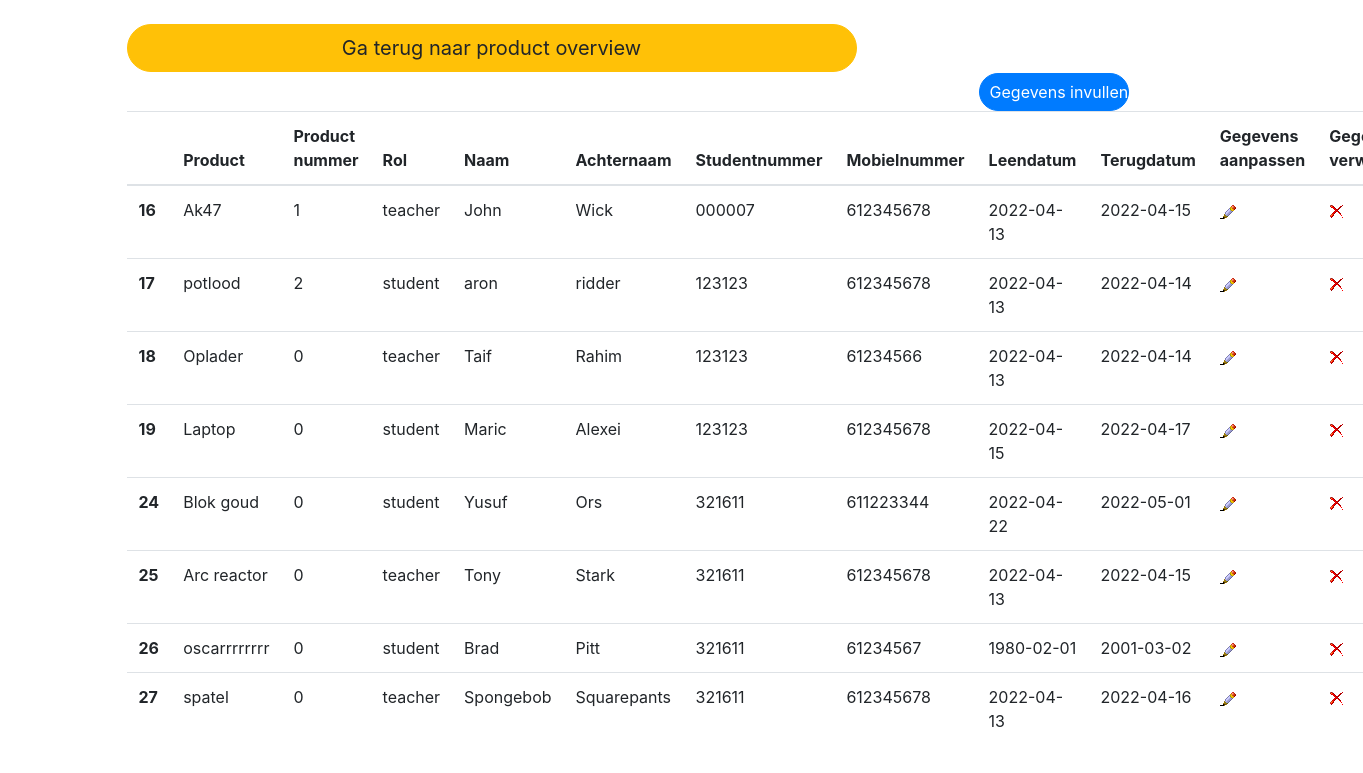
The page /lendoutread.php on the database its author committed.
### tables this page shows
CREATE TABLE IF NOT EXISTS `lendoutinfo` (
  `id` int(255) NOT NULL,
  `product` varchar(200) NOT NULL,
  `nummer` varchar(16) NOT NULL,
  `role` enum('teacher','student') NOT NULL,
  `naam` varchar(50) NOT NULL,
  `achternaam` varchar(50) NOT NULL,
  `studentnummer` varchar(20) NOT NULL,
  `mobielnummer` int(15) NOT NULL,
  `leendatum` date NOT NULL,
  `terugdatum` date NOT NULL,
  PRIMARY KEY (`id`)
);

### lendoutread.php (the view, shortened to what this page needs)
<?php
include("./connect_db.php");
$sql = ("SELECT * FROM `lendoutinfo`");
$result =mysqli_query($conn, $sql);
$records = "";
while ($record = mysqli_fetch_assoc($result)) {
    $records .= "<tr>
                <th scope='row'>" . $record["id"] . "</th>
                <td>" . $record["product"] ."</td/>
                <td>" . $record["nummer"] ."</td/>
                <td>" . $record["role"] . "</td>
                <td>" . $record["naam"] . "</td>
                <td>" . $record["achternaam"] ."</td/>
                <td>" . $record["studentnummer"] ."</td/>
                <td>" . $record["mobielnummer"] ."</td/>
                <td>" . $record["leendatum"] ."</td/>
                <td>" . $record["terugdatum"] ."</td/>
                <td>
                    <a href='./lendoutinfoupdate.php?id=" . $record["id"]  . "'>
                        <img src='./img/b_edit.png' alt='pencil'>
                    </a>
                <td>
                    <a href='./lendoutinfodelete.php?id=" . $record["id"]  . "'>
                        <img src='img\b_drop.png' alt='cross'>
                    </a>
                </td>
               </tr>"; }
?>
<!doctype html>
<html lang="en">
  <head>
    <link rel="stylesheet" href="https://stackpath.bootstrapcdn.com/bootstrap/4.1.3/css/bootstrap.min.css">
  </head>
  <body>
    <main class="container">
    <div class="row">
        <div class="col-8">
            <br>
    <a href="index.php?content=lendoutoverview" type="button" class="btn btn-warning badge-pill btn-lg btn-block">Ga terug naar product overview</a>
        </div>
      <div class="col-5">
      <?php include_once("./lendoutproduct.php");?>
        <div class="row">
        <div class="col-12">
        <table class="table table-hover">
  <thead >
    <tr>
      <th scope="col"></th>
      <th scope="col">Product</th>
      <th scope="col">Product nummer</th>
      <th scope="col">Rol</th>
      <th scope="col">Naam</th>
      <th scope="col">Achternaam</th>
      <th scope="col">Studentnummer</th>
      <th scope="col">Mobielnummer</th>
      <th scope="col">Leendatum</th>
      <th scope="col">Terugdatum</th>
      <th scope="col">Gegevens aanpassen</th>
      <th scope="col">Gegevens verwijderen</th>
    </tr>
  </thead>
  <tbody>
  <?php
    echo $records;
    ?>
    </tbody>
    </table>
        </div>
        </div>
        <div class="row">
            <div class="col-12">
            </div>
        </div>
  </body>
</html>

### rows shown on the page
lendoutinfo: id "16", product "Ak47", nummer "1", role "teacher", naam "John", achternaam "Wick", studentnummer "000007", mobielnummer "612345678", leendatum "2022-04-13", terugdatum "2022-04-15"
lendoutinfo: id "17", product "potlood", nummer "2", role "student", naam "aron", achternaam "ridder", studentnummer "123123", mobielnummer "612345678", leendatum "2022-04-13", terugdatum "2022-04-14"
lendoutinfo: id "18", product "Oplader", nummer "0", role "teacher", naam "Taif", achternaam "Rahim", studentnummer "123123", mobielnummer "61234566", leendatum "2022-04-13", terugdatum "2022-04-14"
lendoutinfo: id "19", product "Laptop", nummer "0", role "student", naam "Maric", achternaam "Alexei", studentnummer "123123", mobielnummer "612345678", leendatum "2022-04-15", terugdatum "2022-04-17"
lendoutinfo: id "24", product "Blok goud", nummer "0", role "student", naam "Yusuf", achternaam "Ors", studentnummer "321611", mobielnummer "611223344", leendatum "2022-04-22", terugdatum "2022-05-01"
lendoutinfo: id "25", product "Arc reactor", nummer "0", role "teacher", naam "Tony", achternaam "Stark", studentnummer "321611", mobielnummer "612345678", leendatum "2022-04-13", terugdatum "2022-04-15"
lendoutinfo: id "26", product "oscarrrrrrrr", nummer "0", role "student", naam "Brad", achternaam "Pitt", studentnummer "321611", mobielnummer "61234567", leendatum "1980-02-01", terugdatum "2001-03-02"
lendoutinfo: id "27", product "spatel", nummer "0", role "teacher", naam "Spongebob", achternaam "Squarepants", studentnummer "321611", mobielnummer "612345678", leendatum "2022-04-13", terugdatum "2022-04-16"
